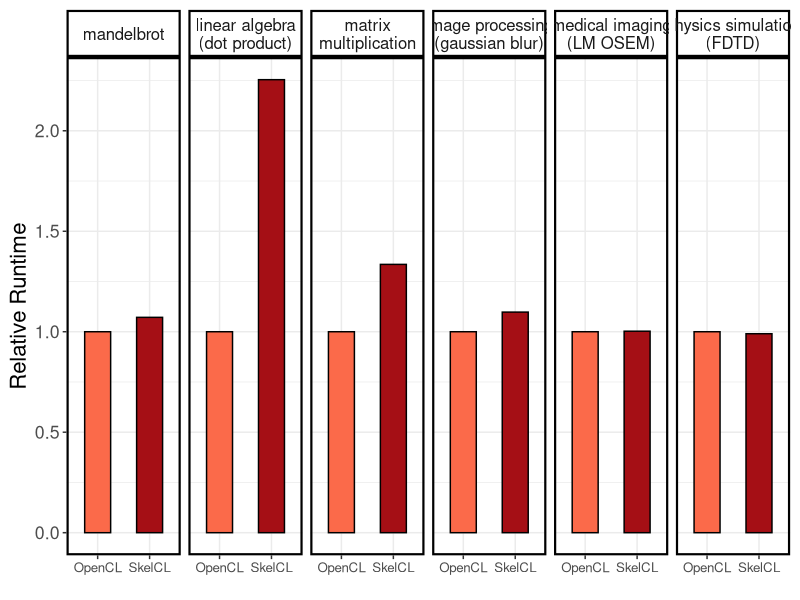
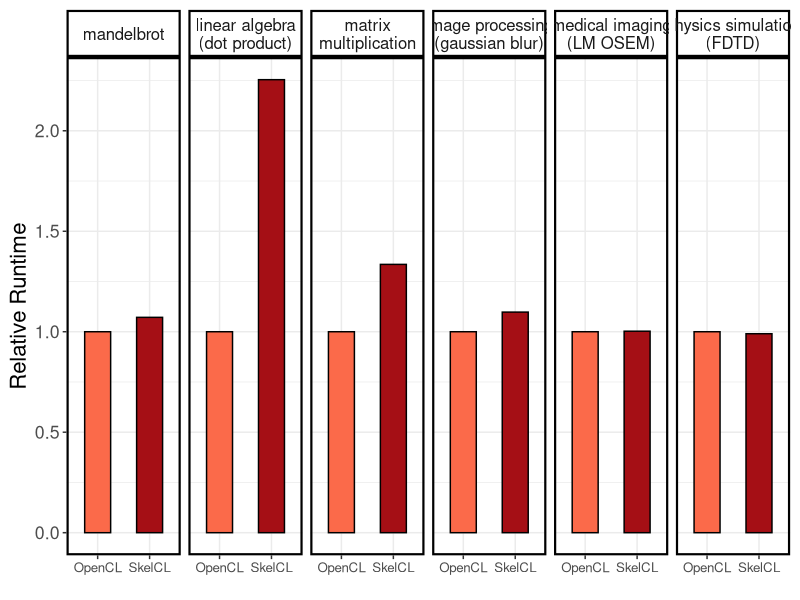

Generate these figures, in order, with R:
require('ggplot2')

# replace | with newline
strwr <- function(str) gsub("\\|", "\n", str)

data <- read.table("runtime.csv", header=TRUE, sep=",")


data$Benchmark <- strwr(data$Benchmark)

data$Benchmark <- factor(data$Benchmark,
                         levels = c("mandelbrot", "linear algebra\n(dot product)", "matrix\nmultiplication",
                                    "image processing\n(gaussian blur)", "medical imaging\n(LM OSEM)", "physics simulation\n(FDTD)"))

# add empty column to store the sum of OpenCL lines
data <- cbind(data, Sums = c(0, recursive=TRUE))

# compute the sum of the OpenCL loc for every benchmark
for (b in levels(data$Benchmark)) {
  data[data$Benchmark == b,]$Sums <-
    sum(data[data$Program == "OpenCL" & data$Benchmark == b,]$Runtime)
}

theme <- theme_bw() +
  theme(text = element_text(size = 16),
        axis.title = element_text(size = rel(1), vjust = 1),
        axis.text.x = element_text(size = rel(0.75)),
        legend.text = element_text(size = rel(0.85)),
        strip.text = element_text(size = rel(0.75)),
        panel.border = element_rect(linetype = "solid", colour = "black", size = 1.5),
        plot.margin = unit(c(0.25,0.25,0,0.25), 'cm'),
        legend.position="none",
        legend.title = element_blank(),
        strip.background = element_rect(colour = "black", fill = "white", size = 1.5))

labs <- labs(x = "", y = "Relative Runtime")

# create plot
plot <- ggplot(na.omit(data), aes(x=Program, y=Runtime/Sums, fill=Program)) +
  geom_bar(color="black", width=.5, stat = "identity") +
  scale_fill_manual(values=c("#fb6a4a", "#a50f15")) +
  scale_x_discrete() +
  scale_y_continuous(breaks=c(0, 0.5, 1, 1.5, 2.0)) +
  facet_grid(. ~ Benchmark) + theme + labs

# save plot to file
ggsave(file = "summary_runtime.pdf", width = 10, height = 4)

plot
